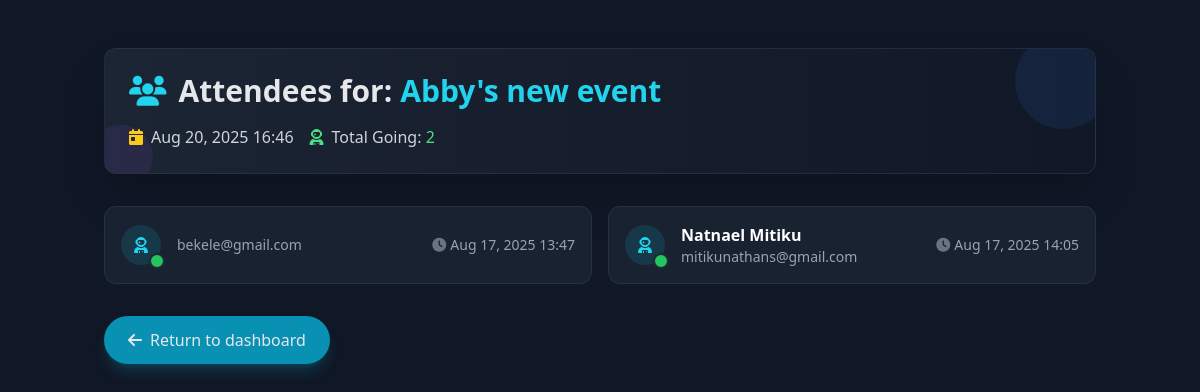
Screenshot of /admin/attendees.php?id=7 (signed in) with the database file from the repository.
### tables this page shows
CREATE TABLE `events` (
  `id` int(11) NOT NULL,
  `title` varchar(200) NOT NULL,
  `description` text DEFAULT NULL,
  `start_datetime` datetime NOT NULL,
  `end_datetime` datetime NOT NULL,
  `location` varchar(255) DEFAULT NULL,
  `category` varchar(100) DEFAULT NULL,
  `organizer_id` int(11) NOT NULL,
  `created_at` timestamp NOT NULL DEFAULT current_timestamp(),
  `updated_at` timestamp NOT NULL DEFAULT current_timestamp() ON UPDATE current_timestamp()
);

CREATE TABLE `event_attendees` (
  `id` int(11) NOT NULL,
  `event_id` int(11) NOT NULL,
  `user_id` int(11) NOT NULL,
  `rsvp_status` enum('Going','Not Going','Maybe') NOT NULL,
  `responded_at` timestamp NOT NULL DEFAULT current_timestamp()
);

CREATE TABLE `eusers` (
  `id` int(11) NOT NULL,
  `name` varchar(100) NOT NULL,
  `email` varchar(150) NOT NULL,
  `password_hash` varchar(255) NOT NULL,
  `role` enum('admin','user') NOT NULL DEFAULT 'user',
  `department` varchar(100) DEFAULT NULL,
  `created_at` timestamp NOT NULL DEFAULT current_timestamp(),
  `updated_at` timestamp NOT NULL DEFAULT current_timestamp() ON UPDATE current_timestamp()
);

### admin/attendees.php (the view, shortened to what this page needs)
<?php
require '../config.php';
$event_id = filter_input(INPUT_GET, 'id', FILTER_VALIDATE_INT);
$stmtEvent = $pdo->prepare("SELECT * FROM events WHERE id = :id");
$stmtEvent->execute([':id' => $event_id]);
$event = $stmtEvent->fetch(PDO::FETCH_ASSOC);
$stmtAttendees = $pdo->prepare("
    SELECT u.id, u.name, u.email, ea.responded_at
    FROM event_attendees ea
    JOIN eusers u ON ea.user_id = u.id
    WHERE ea.event_id = :event_id
    ORDER BY ea.responded_at ASC
");
$stmtAttendees->execute([':event_id' => $event_id]);
$attendees = $stmtAttendees->fetchAll(PDO::FETCH_ASSOC);
$totalAttendees = count($attendees);
?>
<!DOCTYPE html>
<html lang="en">
<head>
<script src="https://cdn.tailwindcss.com"></script>
<link rel="stylesheet" href="https://cdnjs.cloudflare.com/ajax/libs/font-awesome/6.4.0/css/all.min.css">
</head>
<body class="bg-gray-900 text-gray-200 font-sans bg-cover bg-fixed" style="background-image: url('https://images.unsplash.com/photo-1534796636912-3b95b3ab5986?q=80&w=1471&auto=format&fit=crop')">
<div class="bg-gray-900/90 backdrop-blur-sm min-h-screen">
<div class="container mx-auto px-4 py-12 max-w-5xl">
    <div class="bg-gradient-to-r from-gray-800/80 to-gray-900/80 rounded-xl p-6 mb-8 border border-gray-700/50 shadow-2xl backdrop-blur-sm relative overflow-hidden">
        <div class="absolute -top-4 -right-4 w-24 h-24 bg-blue-500/10 rounded-full"></div>
        <div class="absolute -bottom-4 -left-4 w-16 h-16 bg-purple-500/10 rounded-full"></div>
        <div class="relative z-10">
            <h1 class="text-3xl font-bold mb-2 flex items-center">
                <i class="fas fa-users text-cyan-400 mr-3"></i>
                Attendees for: <span class="text-cyan-400 ml-2"><?= htmlspecialchars($event['title']) ?></span>
            </h1>
            <div class="flex flex-wrap items-center gap-4 mt-4">
                <div class="flex items-center text-gray-300">
                    <i class="fas fa-calendar-day text-yellow-400 mr-2"></i>
                    <span><?= date('M d, Y H:i', strtotime($event['start_datetime'])) ?></span>
                </div>
                <div class="flex items-center text-gray-300">
                    <i class="fas fa-user-astronaut text-green-400 mr-2"></i>
                    <span>Total Going: <span class="text-green-400 font-medium"><?= $totalAttendees ?></span></span>
                </div>
            </div>
        </div>
    </div>
    <?php if ($attendees): ?>
        <div class="grid grid-cols-1 md:grid-cols-2 gap-4">
            <?php foreach ($attendees as $attendee): ?>
                <div class="bg-gray-800/70 hover:bg-gray-700/80 border border-gray-700/50 rounded-xl p-4 flex justify-between items-center transition-all duration-300 backdrop-blur-sm group hover:shadow-lg hover:shadow-cyan-500/10">
                    <div class="flex items-center">
                        <div class="relative mr-4">
                            <div class="w-10 h-10 rounded-full bg-cyan-900/50 flex items-center justify-center group-hover:bg-cyan-800/70 transition">
                                <i class="fas fa-user-astronaut text-cyan-400"></i>
                            </div>
                            <div class="absolute -bottom-1 -right-1 w-4 h-4 bg-green-500 rounded-full border-2 border-gray-800"></div>
                        </div>
                        <div>
                            <p class="font-semibold text-white"><?= htmlspecialchars($attendee['name']) ?></p>
                            <p class="text-sm text-gray-400"><?= htmlspecialchars($attendee['email']) ?></p>
                        </div>
                    </div>
                    <div class="text-sm text-gray-400 flex items-center">
                        <i class="fas fa-clock text-gray-500 mr-1"></i>
                        <?= date('M d, Y H:i', strtotime($attendee['responded_at'])) ?>
                    </div>
                </div>
            <?php endforeach; ?>
        </div>
    <?php endif; ?>
    <div class="mt-8">
        <a href="dashboard.php" class="bg-cyan-600 hover:bg-cyan-700 px-6 py-3 rounded-full inline-flex items-center transition-all duration-300 shadow-lg shadow-cyan-500/20 hover:shadow-cyan-500/40">
            <i class="fas fa-arrow-left mr-2"></i> Return to dashboard
        </a>
    </div>
</div>
</div>
</body>
</html>

### rows the page displays
events: title "Abby's new event", start_datetime "Aug 20, 2025 16:46"
event_attendees: user.email "bekele@gmail.com", responded_at "Aug 17, 2025 13:47"
event_attendees: user.name "Natnael Mitiku", user.email "mitikunathans@gmail.com", responded_at "Aug 17, 2025 14:05"

### other values shown
$totalAttendees "2"
